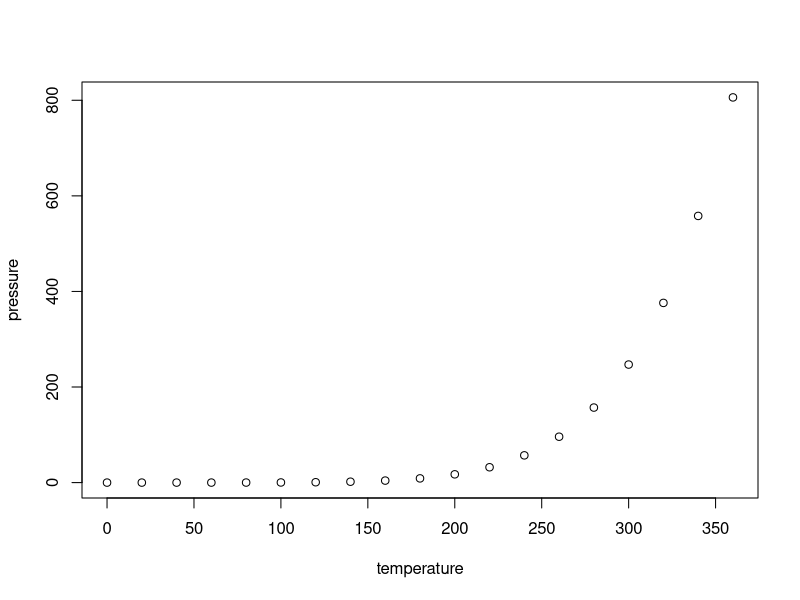
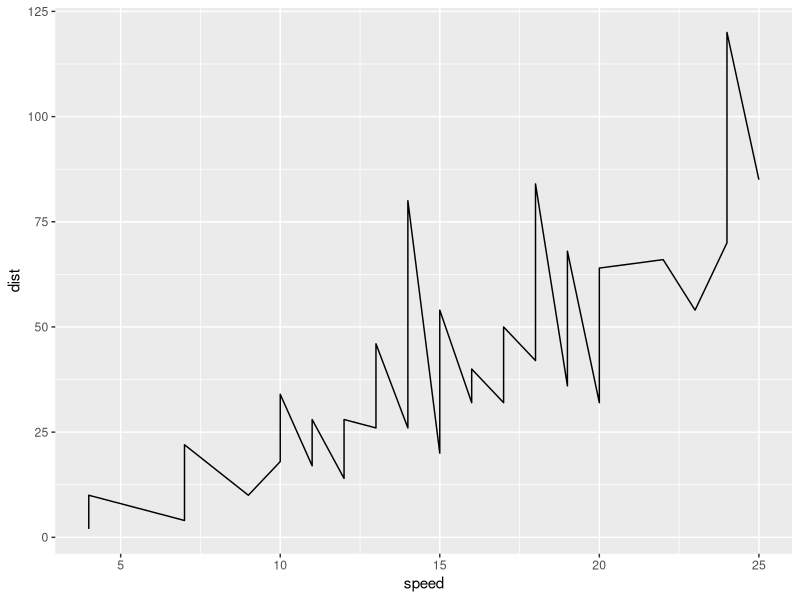

Source code (R) for these figures, in order:
## ---- chunk 1
knitr::opts_chunk$set(echo = TRUE)
## ---- chunk 2
summary(cars)
## ---- chunk 3
plot(pressure)
## ---- chunk 4
str(cars)

library(ggplot2)
ggplot(cars, aes(speed, dist)) + geom_line()
